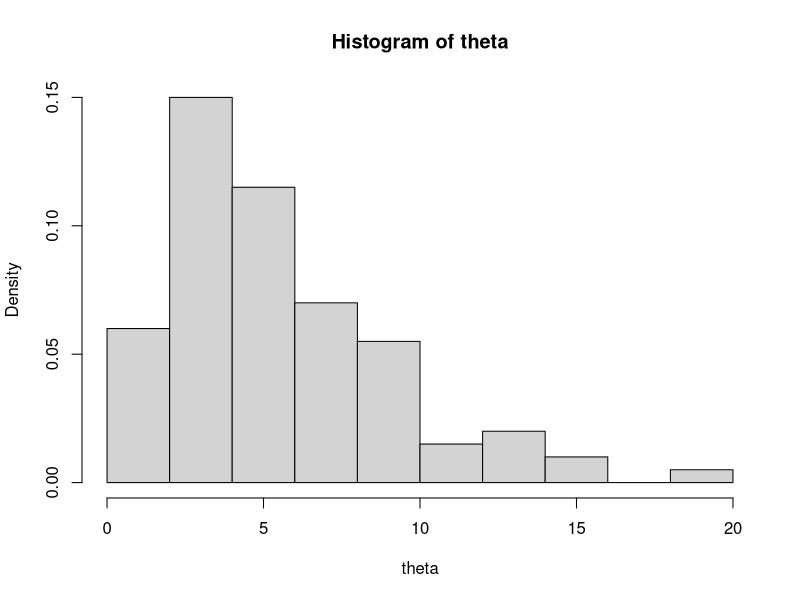
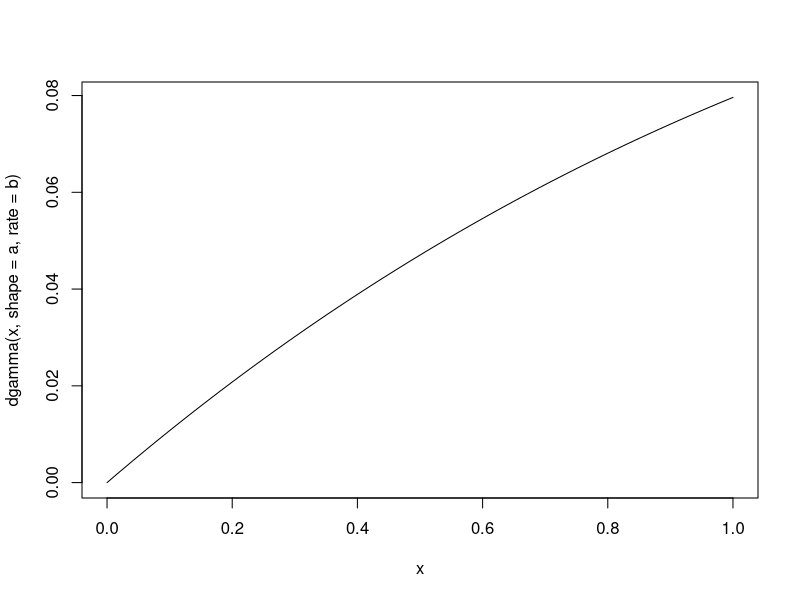

These figures' R source, in order:
set.seed(32)

m<-100
a<-2.0
b<-1.0/3.0

theta=rgamma(n=m,shape=a,rate=b)
theta

hist(theta,freq=FALSE)
curve(dgamma(x,shape=a,rate=b))

sum(theta)/m
mean(theta)
a/b

# need to improve the Monte Carlo estimation
var(theta)
a/b^2

ind<-theta<5.0 #compare the theta vector to the value 5
ind
mean(ind)

pgamma(q=5.0,shape=a,rate=b)

quantile(theta,probs=0.9)
# 90 percentile of a gamma to one-third is 10.038

qgamma(p=0.9,shape=a,rate=b)